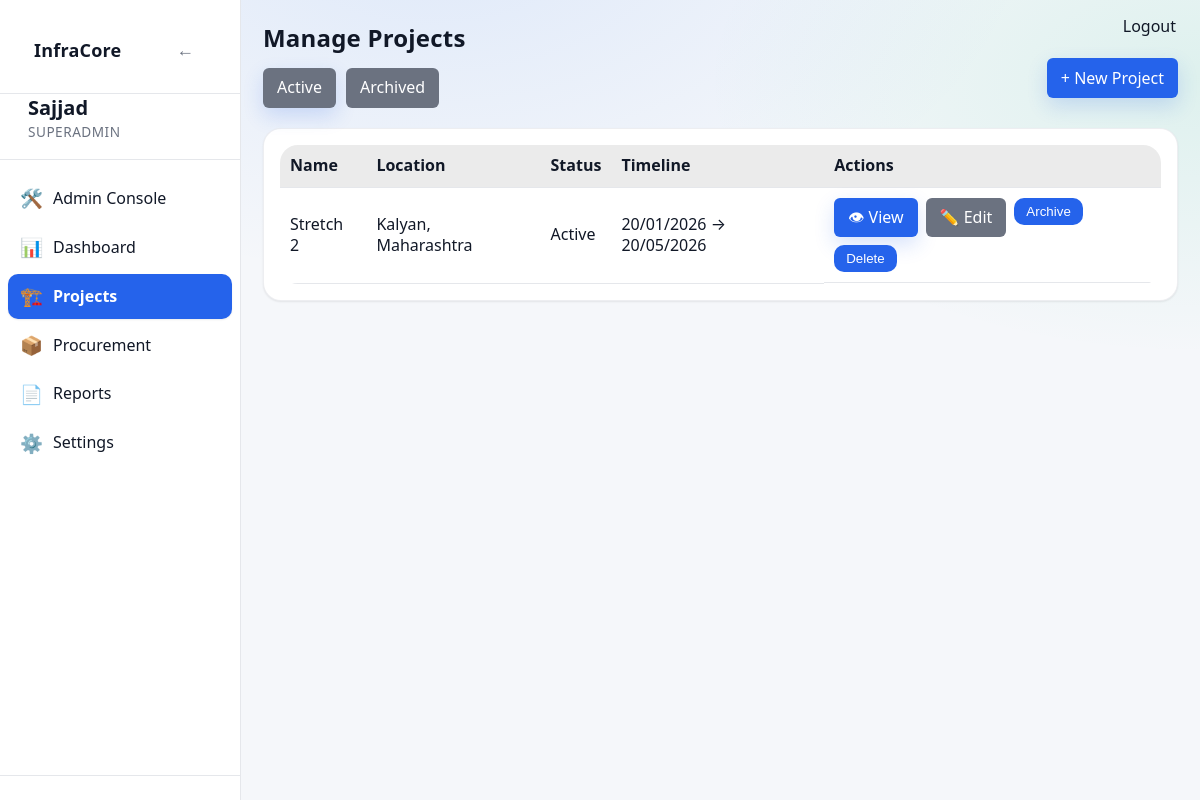
Page /projects/manage (signed in) on the earlier database version.
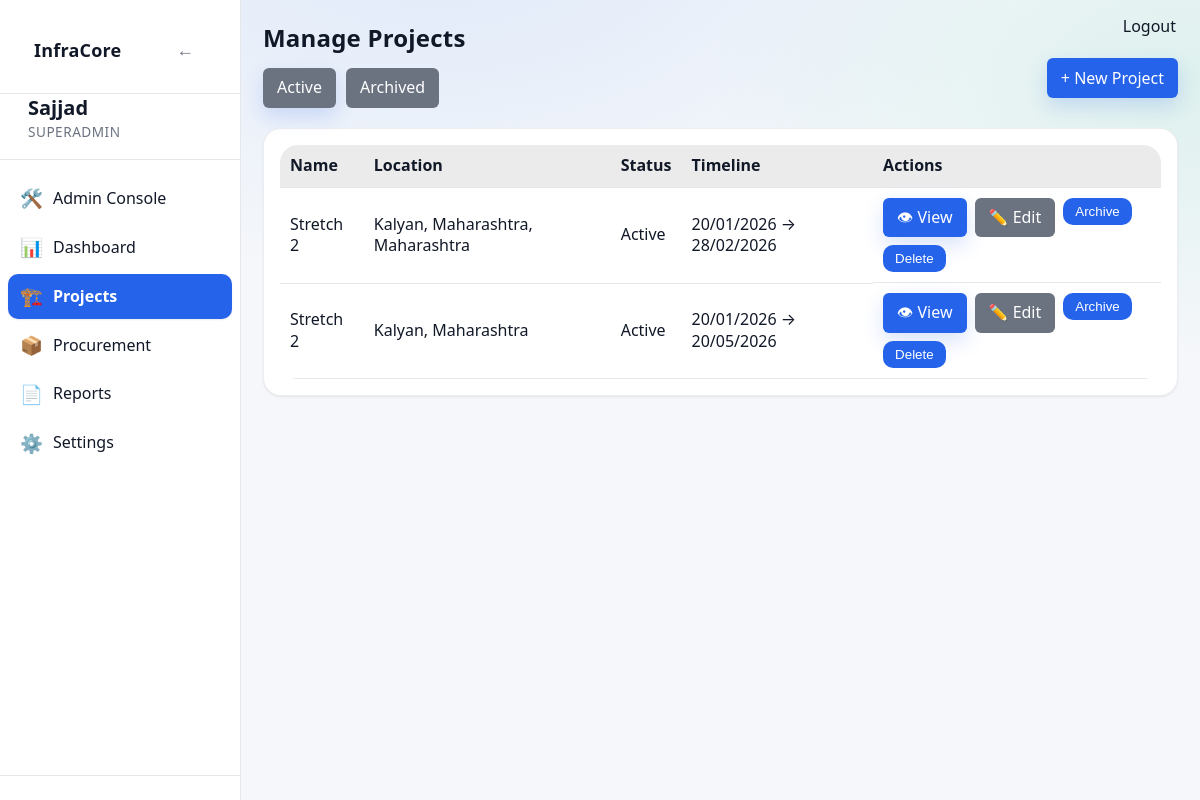
Same page on the later database version.
### app/models/project.py (models this page shows)
class Project(Base):
    __tablename__ = "projects"
    id = Column(Integer, primary_key=True, index=True)
    name = Column(String(255), nullable=False)
    project_code = Column(String(100), nullable=True)
    client_authority = Column(String(255), nullable=True)
    contractor = Column(String(255), nullable=True)
    consultant_pmc = Column(String(255), nullable=True)
    is_active = Column(Boolean, default=True, nullable=False)
    status = Column(String(20), default="active", nullable=False)
    road_type = Column(String(100), nullable=False)
    lanes = Column(Integer, nullable=False)
    road_width = Column(Float, nullable=False)
    road_length_km = Column(Float, nullable=False)
    carriageway_width = Column(Float, nullable=True)
    shoulder_type = Column(String(100), nullable=True)
    median_type = Column(String(100), nullable=True)
    project_type = Column(String(50), nullable=False, server_default="")
    road_name = Column(String(255), nullable=True)
    lane_configuration = Column(String(10), nullable=True)
    road_pavement_type = Column(String(20), nullable=True)
    terrain_type = Column(String(20), nullable=True)
    concrete_pavement_type = Column(String(20), nullable=True)  # PQC/RCC
    slab_thickness_mm = Column(Integer, nullable=True)
    grade_of_concrete = Column(String(20), nullable=True)
    joint_spacing_m = Column(Float, nullable=True)
    dowel_diameter_mm = Column(Integer, nullable=True)
    tie_bar_diameter_mm = Column(Integer, nullable=True)
    road_construction_type = Column(String(100), nullable=True)
    road_category = Column(String(100), nullable=True)
    road_engineering_type = Column(String(150), nullable=True)
    road_preset_key = Column(String(200), nullable=True)
    road_extras_json = Column(Text, nullable=True)
    preset_activities_json = Column(Text, nullable=True)
    preset_materials_json = Column(Text, nullable=True)
    country = Column(String(100), nullable=False)
    state = Column(String(100), nullable=True)
    district = Column(String(100), nullable=True)
    city = Column(String(100), nullable=False)
    location_id = Column(Integer, ForeignKey("locations.id"), nullable=True)
    chainage_start = Column(String(50), nullable=True)
    chainage_end = Column(String(50), nullable=True)
    planned_start_date = Column(Date, nullable=False)
    planned_end_date = Column(Date, nullable=False)
    created_by = Column(Integer, nullable=False)
    created_at = Column(DateTime, default=datetime.utcnow, nullable=False)
    updated_at = Column(
        DateTime,
        default=datetime.utcnow,
        onupdate=datetime.utcnow,
        nullable=False,
    )
    completed_at = Column(DateTime, nullable=True)
    activities = relationship(
        "Activity",
        back_populates="project",
        cascade="all, delete-orphan"
    )
    project_activities = relationship(
        "ProjectActivity",
        back_populates="project",
        cascade="all, delete-orphan"
    )
    planned_materials = relationship(
        "PlannedMaterial",
        back_populates="project",
        cascade="all, delete-orphan"
    )
    material_usage_daily = relationship(
        "MaterialUsageDaily",
        back_populates="project",
        cascade="all, delete-orphan"
    )
    location = relationship("Location")

### app/routes/projects.py (the view)
@router.get("/manage", response_class=HTMLResponse)
def manage_projects_page(request: Request, view: str | None = "active", db: Session = Depends(get_db)):
    user = request.session.get("user")
    if not user:
        flash(request, "Please login to continue", "warning")
        return RedirectResponse("/login", status_code=302)
    query = db.query(Project)
    if user.get("role") not in {"admin", "superadmin"}:
        query = query.filter(Project.created_by == user["id"])
    if view == "archived":
        query = query.filter(Project.is_active == False)
    else:
        query = query.filter(Project.is_active == True)
    projects = query.order_by(Project.created_at.desc()).all()
    return templates.TemplateResponse(
        "projects_manage.html",
        {"request": request, "projects": projects, "view": view, "user": user}
    )

### app/templates/projects_manage.html (shortened to what this page needs)
{% extends "base.html" %}
{% block content %}
<h1 class="page-title">Manage Projects</h1>
<div style="display:flex;gap:10px;margin-bottom:20px">
    <a href="/projects/manage?view=active"
       class="btn-secondary {% if view=='active' %}btn-primary{% endif %}">
        Active
    </a>
    <a href="/projects/manage?view=archived"
       class="btn-secondary {% if view=='archived' %}btn-primary{% endif %}">
        Archived
    </a>
    {% if user["role"] in ["admin", "superadmin", "manager"] %}
    <div style="margin-left:auto">
        <a href="/projects/new" class="btn-primary">
            + New Project
        </a>
    </div>
    {% endif %}
</div>
<div class="card">
<table class="table">
<thead>
<tr>
    <th>Name</th>
    <th>Location</th>
    <th>Status</th>
    <th>Timeline</th>
    <th>Actions</th>
</tr>
</thead>
<tbody>
{% for p in projects %}
<tr>
    <td><a href="/projects/{{ p.id }}" class="project-link" title="Open project overview">{{ p.name }}</a></td>
    <td>{{ p.city }}{% if p.state %}, {{ p.state }}{% endif %}</td>
    <td>{{ p.status|capitalize }}</td>
    <td>{{ p.planned_start_date|ddmmyyyy }} → {{ p.planned_end_date|ddmmyyyy }}</td>
    <td style="display:flex;gap:8px;flex-wrap:wrap">
        <a href="/projects/{{ p.id }}" class="btn-primary">
            👁 View
        </a>
        {% if user["role"] in ["admin", "superadmin", "manager"] %}
        <a href="/projects/{{ p.id }}/edit" class="btn-secondary">
            ✏️ Edit
        </a>
        {% endif %}
                {% if user["role"] in ["admin", "superadmin", "manager"] %}
        <form method="post" action="/projects/{{ p.id }}/archive"
              onsubmit="return confirm('Archive this project? It will be hidden from active lists but can be restored later.')">
            <button class="btn-warning">
                {% if p.is_active %}
                    Archive
                {% else %}
                    Restore
                {% endif %}
            </button>
        </form>
        {% endif %}
                {% if user["role"] in ["admin", "superadmin"] %}
                <form method="post"
                            action="/projects/{{ p.id }}/delete"
                            onsubmit="return confirm('Delete this project permanently? This action is irreversible and will remove all project data.')">
                        <button class="btn-danger">Delete</button>
                </form>
                {% endif %}
    </td>
</tr>
{% else %}
<tr>
    <td colspan="5">No projects found.</td>
</tr>
{% endfor %}
</tbody>
</table>
</div>
{% endblock %}

Differences in the rows shown:
added Project: name "Stretch 2", city "Kalyan, Maharashtra", state "Maharashtra", status "Active", planned_start_date|ddmmyyyy "20/01/2026", planned_end_date|ddmmyyyy "28/02/2026", is_active "Archive"
